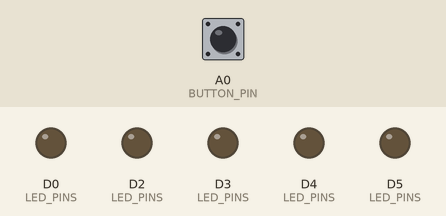
This sketch was run on a simulated Particle Photon. Shown: output pins drawn as LEDs (lit = HIGH). The inputs (shaded band) are chosen by the test bench; at power-on: A0 (BUTTON_PIN) HIGH. Random numbers use the default seed unless the sketch sets one.

Above: at 1.2 s.
1.3 s: A0 (BUTTON_PIN) pulled LOW for 0.15 s
At 1.6 s:
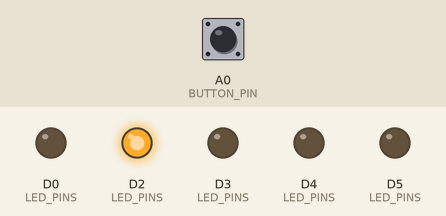
2.9 s: A0 (BUTTON_PIN) pulled LOW for 1 s
At 4.1 s:
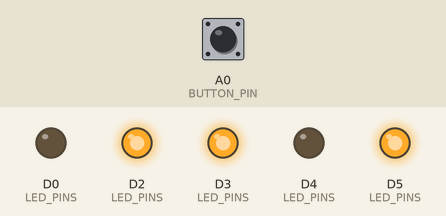
5.4 s: A0 (BUTTON_PIN) pulled LOW for 0.15 s
At 6.0 s:
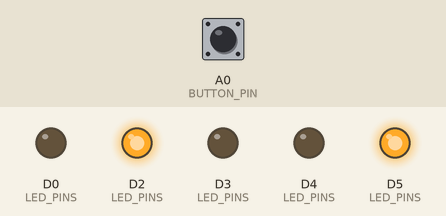
7.0 s: A0 (BUTTON_PIN) pulled LOW for 3.2 s
At 8.4 s:
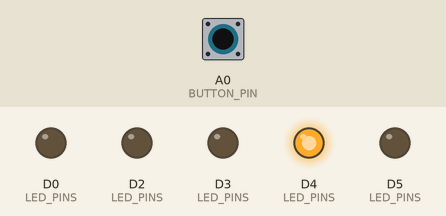
11.7 s: A0 (BUTTON_PIN) pulled LOW for 0.15 s
At 13.2 s:
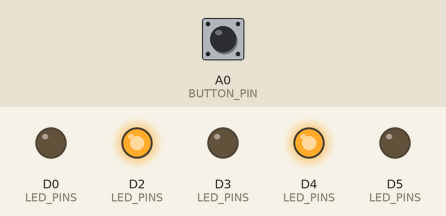
Timing chart, 0 to 14.3 s (numbered marks = the images above; inputs shaded):
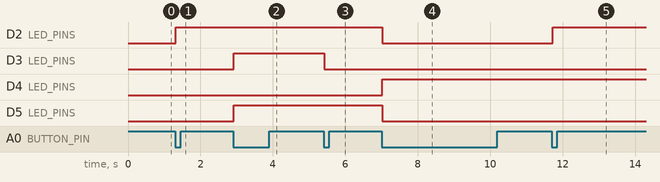

The sketch:

assignment4.ino
```cpp
#include <string.h>

/*
 * Project assignment4
 * Description: A random number generator (1 - 6) that displays the generated value using 9 LEDs
 * in a dice pattern.
 * Author: Ben Siegler
 * Date: Feb 8th 2022
 */

const int BUTTON_PIN = A0;
const int LED_PINS[3][3] = {
    {D2, 0, D5},
    {D3, D4, 0},
    {D5, 0, D2}}; //could optimize here. row irrelevant -> lights dependent on above 2 rows.
const int lightPatterns[6][3][3] = {
    {// pattern #1
     {0, 0, 0},
     {0, 1, 0},
     {0, 0, 0}}, //could get rid of this row and the 5 others below. but code more opaque if I do
    {// pattern #2
     {1, 0, 0},
     {0, 0, 0},
     {0, 0, 1}},
    {// pattern #3
     {1, 0, 0},
     {0, 1, 0},
     {0, 0, 1}},
    {// pattern #4
     {1, 0, 1},
     {0, 0, 0},
     {1, 0, 1}},
    {// pattern #5
     {1, 0, 1},
     {0, 1, 0},
     {1, 0, 1}},
    {// pattern #6
     {1, 0, 1},
     {1, 0, 1},
     {1, 0, 1}}};

void setup()
{
  Serial.begin(9600);
  pinMode(BUTTON_PIN, INPUT);

  // set all light pins (stored in LED_PINS) to output
  for (int i = 0; i < 2; i++)
  {
    for (int j = 0; j < 3; j++)
    {
      pinMode(LED_PINS[i][j], OUTPUT);
    }
  }
}

void loop()
{
  if (buttonPush()) {
    int random = (int) (rand() % 6);
    Particle.publish("generated value", String(random + 1));
    setNewLightPattern(random);
  }
}

void setNewLightPattern(int patternNumber)
{
  for (int i = 0; i < 3; i++)
  {
    for (int j = 0; j < 3; j++)
    {
      if (lightPatterns[patternNumber][i][j] == 1)
      {
        digitalWrite(LED_PINS[i][j], HIGH);
      }
      else
      {
        digitalWrite(LED_PINS[i][j], LOW);
      }
    }
  }
}

int currentButtonState = HIGH;
int previousButtonState = HIGH;

bool buttonPush()
{
  currentButtonState = digitalRead(BUTTON_PIN);
  // LATCH FOR FALLING EDGE
  if (currentButtonState == LOW && previousButtonState == HIGH)
  {
    previousButtonState = currentButtonState;
    return true;
  }

  previousButtonState = currentButtonState;
  return false;
}
```

Measured:
- after the input at 1.3 s, D2 (LED_PINS): LOW → HIGH at once
- after the input at 2.9 s, D3 (LED_PINS), D5 (LED_PINS): LOW → HIGH at once
- after the input at 5.4 s, D3 (LED_PINS): HIGH → LOW at once
- after the input at 7.0 s, D2 (LED_PINS), D5 (LED_PINS): HIGH → LOW at once; D4 (LED_PINS): LOW → HIGH at once
- after the input at 11.7 s, D2 (LED_PINS): LOW → HIGH at once
